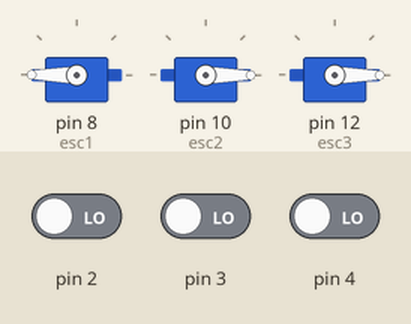
This sketch was run on a simulated Arduino Uno, built with avr-gcc and run on an emulated ATmega328P. On the bench: 3 × servo. Inputs (shaded band) come from the test bench; at power-on: pin 2 LOW, pin 3 LOW, pin 4 LOW. What the sketch prints to the serial monitor is not drawn.

Above: at 0.1 s.
Timing chart, 0 to 1.6 s (numbered marks = the images above):
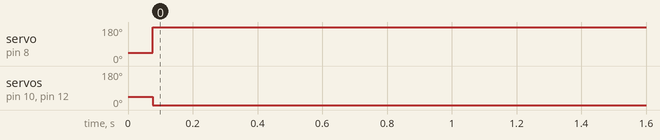

The sketch:

RC_Control_6.ino
```cpp
#include<Servo.h>

Servo esc1;
Servo esc2;
Servo esc3;

void setup()
{
  pinMode(4, INPUT);
  pinMode(3, INPUT);
  pinMode(2, INPUT);
  esc1.attach(8);
  esc1.writeMicroseconds(1000);
  esc2.attach(10);
  esc3.attach(12);
  esc2.writeMicroseconds(1000);
  esc3.writeMicroseconds(1000);
  Serial.begin(9600);
}

void loop() {
  int val;
  int rc4;
  int rc2;
  float scale = 0;
  float RightPower;
  float LeftPower;
  float ForwardPower;
  float throttle;
  rc2 = pulseIn(2, HIGH, 25000);
  rc4 = pulseIn(4, HIGH, 25000);
  val = pulseIn(3, HIGH, 25000);
  throttle = map(val, 1020, 1994, 0, 500);

  if(rc2 > 1480) {//forward power
     ForwardPower = map(rc2, 1480, 1880, 1000, 2000);
  }
  else{
    ForwardPower = 0;
  }


  if(rc4 > 1500) {//right stick
    scale = map(rc4, 1500, 1870, 0, 100);
    RightPower = throttle + throttle*(scale/100) + 1000;
    LeftPower  = throttle - throttle*(scale/100) + 1000;
    Serial.print("Right stick: ");
  }

    else if(rc4 < 1420) {//left stick
    scale = map(rc4, 1040, 1420, 100, 0);
    RightPower = throttle - throttle*(scale/100) + 1000;
    LeftPower  = throttle + throttle*(scale/100) + 1000;
    Serial.print("Left stick: ");
  }

  else{
    RightPower = throttle + 1000;
    LeftPower  = throttle + 1000;
    Serial.print("Stick is centered: ");
  }
  int RightPowerAct;
  int LeftPowerAct;
  int ForwardPowerAct;


  RightPowerAct = (int) RightPower;
  LeftPowerAct  = (int) LeftPower;
  ForwardPowerAct = (int) ForwardPower;


  esc1.writeMicroseconds(RightPowerAct);
  esc2.writeMicroseconds(LeftPowerAct);
  esc3.writeMicroseconds(ForwardPowerAct);
  Serial.println(scale);
  Serial.println(val);
  Serial.println(RightPowerAct);
  Serial.println(LeftPowerAct);
  Serial.println(ForwardPowerAct);
  delay(500);


    //int rc3 = pulseIn(3, HIGH, 25000);

//  pwm = map(rc3, 1025, 1875, 1000, 2000);
//  digitalWrite(in1, HIGH);


//  int v = pulseIn(3, HIGH, 25000);
  //Serial.printIn(v);
  //delay(500);

//  int val;
// digital
//  val= analogRead(A0);
//  val= map(val, 0, 1023, 1000,2000);
//  esc.writeMicroseconds(val);
  // put your main code here, to run repeatedly:

}
```

Measured:
- by itself, servo on pin 8 (esc1): 44° → 180° at 0.08 s
- by itself, servo on pin 10 (esc2), servo on pin 12 (esc3): 44° → 0° at 0.08 s
